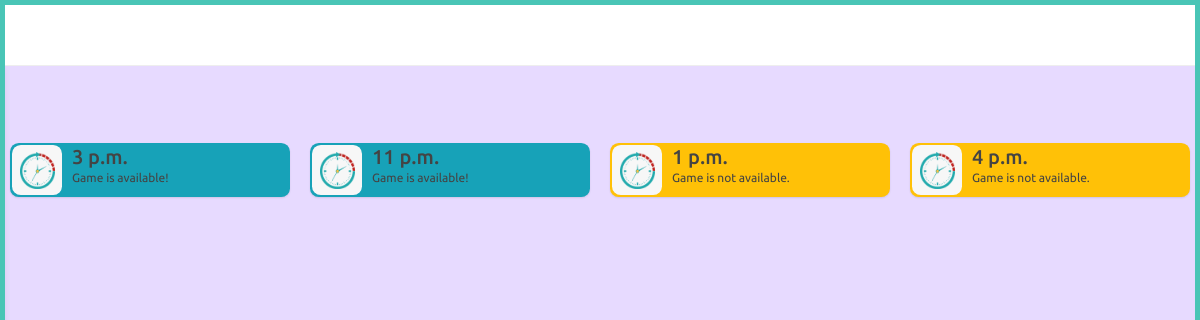
Page /agent/index (signed in) on the committed database.
### adminapp/models.py (models this page shows, shortened)
class PlayTime(models.Model):
    start_time = models.TimeField()
    end_time = models.TimeField()
    game_time = models.TimeField()

### agent/views.py (the view)
# urls.py: path('index',views.index,name="index"),
@login_required
@agent_required
def index(request):
    ist = pytz_timezone('Asia/Kolkata')
    current_time = timezone.now().astimezone(ist).time()
    print(current_time)
    agent_obj = Agent.objects.get(user=request.user)
    if PlayTime.objects.filter(limit__agent=agent_obj).all():
        play_times = PlayTime.objects.filter(limit__agent=agent_obj).all().order_by('id')
    else:
        play_times = PlayTime.objects.filter().all().order_by('id')
    play_time_availabilities = []
    for time in play_times:
        if time.start_time <= current_time <= time.end_time:
            play_time_availabilities.append(True)
        else:
            play_time_availabilities.append(False)
    zipped_play_times = zip(play_times, play_time_availabilities)
    context = {
        'play_times': play_times,
        'zipped_play_times': zipped_play_times,
    }
    return render(request,"agent/index.html",context)

### templates/agent/index.html (shortened to what this page needs)
{% extends 'agent/partials/base.html' %}
{% load static %}
{% block content %}
<div id="main-content">
    <div class="container-fluid">
        <div class="block-header">
            <div class="row">
                <div class="col-lg-5 col-md-8 col-sm-12">
                    <h2><a href="javascript:void(0);" class="btn btn-xs btn-link btn-toggle-fullwidth"><i
                                class="fa fa-arrow-left"></i></a>{{current_time}}</h2>
                </div>
            </div>
        </div>
        <div class="row clearfix">
            {% for time, is_available in zipped_play_times %}
              {% if is_available %}
                <div class="col-lg-3 col-md-12">
                  <a href="{% url 'agent:play_game' time.id %}">
                    <div class="card top_counter currency_state {% if time.game_time == 'morning' %}bg-success{% elif time.game_time == 'afternoon' %}bg-warning{% else %}bg-info{% endif %}">
                      <div class="body">
                        <div class="icon"><img src="{% static 'images/game1.png' %}" width="35" /></div>
                        <div class="content">
                          <h5 class="number">{{ time.game_time }}</h5>
                          {% if is_available %}
                            <p>Game is available!</p>
                          {% else %}
                            <p>Game is not available.</p>
                          {% endif %}
                        </div>
                      </div>
                    </div>
                  </a>
                </div>
              {% else %}
              <div class="col-lg-3 col-md-12">
                <a href="#" onclick="noGame()" data-type="confirm" class="js-sweetalert">
                  <div class="card top_counter currency_state bg-warning">
                    <div class="body">
                      <div class="icon"><img src="{% static 'images/game1.png' %}" width="35" /></div>
                      <div class="content">
                        <h5 class="number">{{ time.game_time }}</h5>
                        {% if is_available %}
                          <p>Game is available!</p>
                        {% else %}
                          <p>Game is not available.</p>
                        {% endif %}
                      </div>
                    </div>
                  </div>
                </a>
              </div>
            {% endif %}
          {% endfor %}
        </div>
</div>
</div>
{% endblock %}

### static/css/color_skins.css (style rules this page uses)
.theme-cyan:before, .theme-cyan:after { background: #49c5b6 }

### rows in the picture
PlayTime: game_time "3 p.m.", shows "Game is available!"
PlayTime: game_time "11 p.m.", shows "Game is available!"
PlayTime: game_time "1 p.m.", shows "Game is not available."
PlayTime: game_time "4 p.m.", shows "Game is not available."
